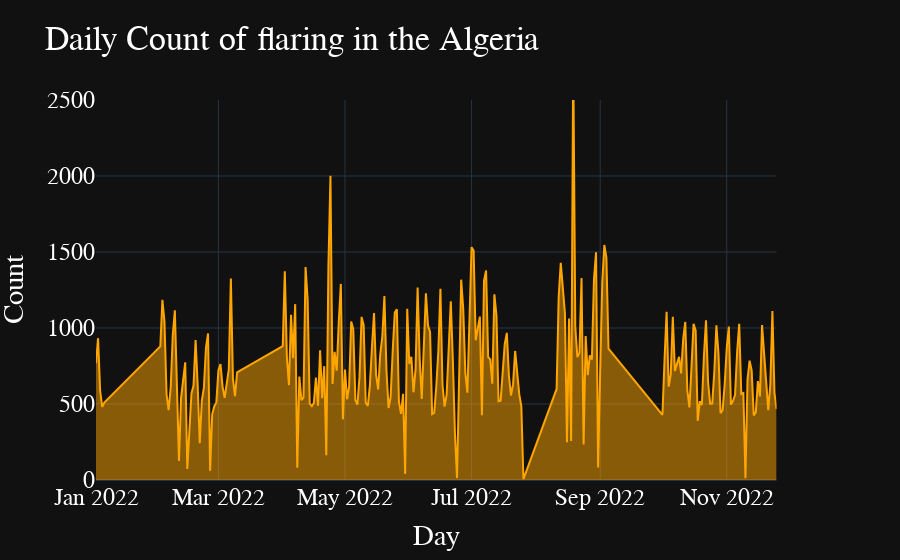

Here is the notebook cell this chart was saved with:
### Code cell
# Visualising monthly changes in flaring in kurdistan and Iraq

# Create figure with secondary y-axis
fig = make_subplots(specs=[[{"secondary_y": True}]])

# Add traces
# fig.add_trace(
#     go.Scatter(x=iraq_kurdistan_faring_monthly_total['Flaring_month'], 
#                y=iraq_kurdistan_faring_monthly_total['Iraq_count'], 
#                name="Monthly count of flares Iraq", 
#                fill="tozeroy",
#                mode="lines",
#                line=dict(color="crimson")),
#     secondary_y=False,
# )

fig.add_trace(
    go.Scatter(x=algeria_faring_daily_total['Flaring_date'],
               y=algeria_faring_daily_total['Algeria_count'], 
               name="Daily count of flares Algeria", 
               fill="tozeroy",
               mode="lines",
               line=dict(color="orange")),
    secondary_y=False,
)

# Add figure title
fig.update_layout(
    title_text="Daily Count of flaring in the Algeria",
    template="plotly_dark",
    font=dict(
            family="Arial",
            size=24,
            color='#FFFFFF'
        )
)

# Set x-axis title
fig.update_xaxes(title_text="Day")
# fig.update_yaxes(range=[0,60000], secondary_y=False)
fig.update_yaxes(title_text="Count", range=[0,2500], secondary_y=False)

# fig.add_vline(x=datetime.datetime.strptime("2021-07-13", "%Y-%m-%d").timestamp() * 1000, annotation_text="Start date for  <br> flaring phase-out" )

# Set y-axes titles
# fig.update_yaxes(title_text="<b>Iraqi</b> flaring count", secondary_y=False)
fig.update_yaxes(title_text="<b>Algeria</b> daily flaring count", secondary_y=True)
fig.write_html("plots/Algeria_daily_flaring.html")
fig.write_image("plots/algeria_timeseries_weekly.png", width=1980, height=1080)

fig.show()

### Figure 1 — Plotly figure (JSON) as saved in the notebook; plotly's stock layout.template omitted (floating-point values rounded to 4 significant figures; data arrays with more than 128 entries replaced by an {"elided": "..."} marker saying what was removed)
{"data": [{"fill": "tozeroy", "line": {"color": "orange"}, "mode": "lines", "name": "Daily count of flares Algeria", "type": "scatter", "x": {"elided": "234 str values"}, "xaxis": "x", "y": {"elided": "234 int values"}, "yaxis": "y"}], "layout": {"font": {"color": "#FFFFFF", "family": "Arial", "size": 24}, "title": {"text": "Daily Count of flaring in the Algeria"}, "xaxis": {"anchor": "y", "domain": [0, 0.94], "title": {"text": "Day"}}, "yaxis": {"anchor": "x", "domain": [0, 1], "range": [0, 2500], "title": {"text": "Count"}}, "yaxis2": {"anchor": "x", "overlaying": "y", "side": "right", "title": {"text": "<b>Algeria</b> daily flaring count"}}}}
